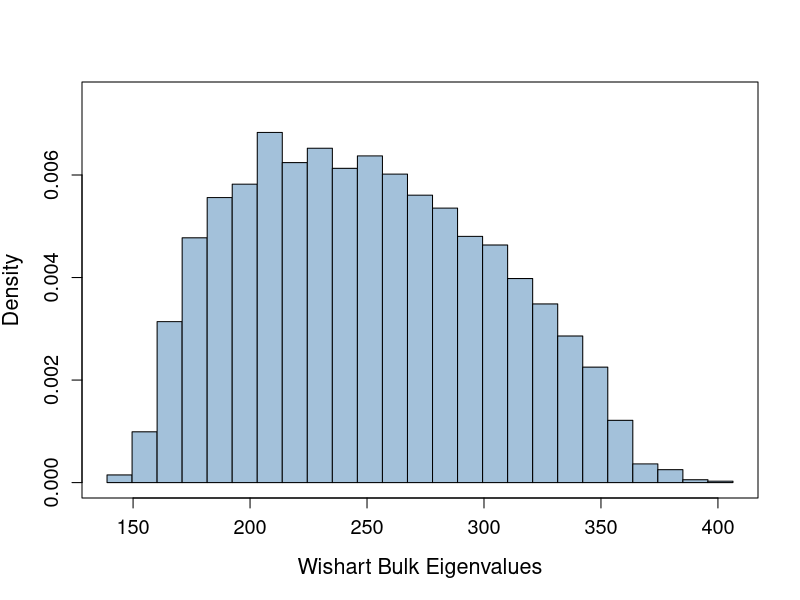

The R source for this figure:
library(MASS)

n <- 250
p <- 10
Sigma <- diag(p)
num_bins <- 25

simulate_wishart <- function(n, p) {
  X <- mvrnorm(n, mu = rep(0, p), Sigma = Sigma)
  S <- t(X) %*% X
  eigenvalues <- eigen(S, only.values = TRUE)$values
  return(eigenvalues)
}

eigenvalues <- as.vector(replicate(1000, simulate_wishart(n, p)))

range <- range(eigenvalues)
breaks_seq <- seq(range[1], range[2], length.out = num_bins + 1)

densities <- hist(
  eigenvalues,
  breaks = breaks_seq,
  plot = FALSE,
  probability = TRUE
)

hist(
  eigenvalues,
  breaks = breaks_seq,
  probability = TRUE,
  ylim = c(0, 1.1 * max(densities$density)),
  main = "",
  xlab = "Wishart Bulk Eigenvalues",
  ylab = "Density",
  col = "#A3C1DA",
  border = "black",
  axes = FALSE,
  cex.axis = 1.2,
  cex.lab = 1.3
)

axis(1, cex.axis = 1.2)
axis(2, cex.axis = 1.2)
box(bty = "o")
